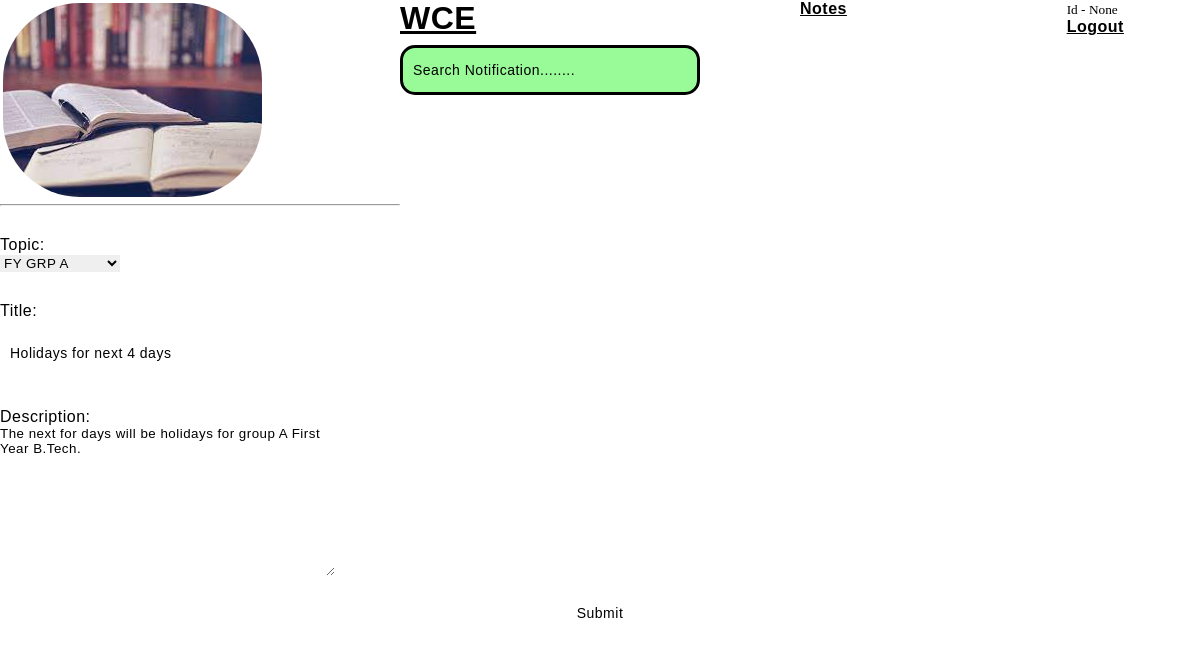
Page /update-notification/1/ on the committed database.
### base/models.py (models this page shows, shortened)
class Notification(models.Model):
    host = models.ForeignKey(User, on_delete = models.CASCADE)
    topic = models.ForeignKey(Topic, on_delete = models.CASCADE)
    title = models.CharField(max_length=200)
    description = models.TextField(null = True, blank=True)
    updates = models.DateTimeField(auto_now = True)
    created = models.DateTimeField(auto_now_add = True)
    class Meta:
        ordering = ['-updates', '-created']

### base/views.py (the view)
# urls.py: path('update-notification/<str:pk>/', views.updateNotification, name = "update-notification"),
def updateNotification(request, pk):
    notification = Notification.objects.get(id = pk)
    form = NotificationForm(instance = notification)
    context = {'form' : form}
    if request.method == 'POST':
        form = NotificationForm(request.POST, instance = notification)
        if form.is_valid():
            form.save()
            return redirect('home')
    return render(request, 'base/notification_form.html', context)

### base/forms.py
class NotificationForm(ModelForm):
    class Meta:
        model = Notification
        fields = '__all__'
        exclude = ['host']

### base/models.py (called while the page is built)
    def __str__(self):
        return self.name

### base/templates/base/notification_form.html (shortened to what this page needs)
{% extends 'main.html' %}
{% block content %}
<div>
    <form method="POST" action="">
        {{form.as_p}}
        <input type="submit" value="Submit">
    </form>
</div>
{% endblock content %}

### static/styles/style.css (style rules this page uses)
*, *:before, *:after { padding: 0; margin: 0; box-sizing: border-box; }
form * { font-family: 'Poppins',sans-serif; color: black; letter-spacing: 0.5px; outline: none; border: none; }
label { display: block; margin-top: 30px; font-size: 16px; font-weight: 500; }
input { display: block; height: 50px; width: 100%; background-color: rgba(255,255,255,0.07); border-radius: 3px; padding: 0 10px; margin-top: 8px; font-size: 14px; font-weight: 300; }
::placeholder { color: black; }

### rows in the picture
Notification: topic "FY GRP A", title "Holidays for next 4 days", description "The next for days will be holidays for group A First Year B.Tech."

### other values in the picture
{{ request.user.id }} "None"
